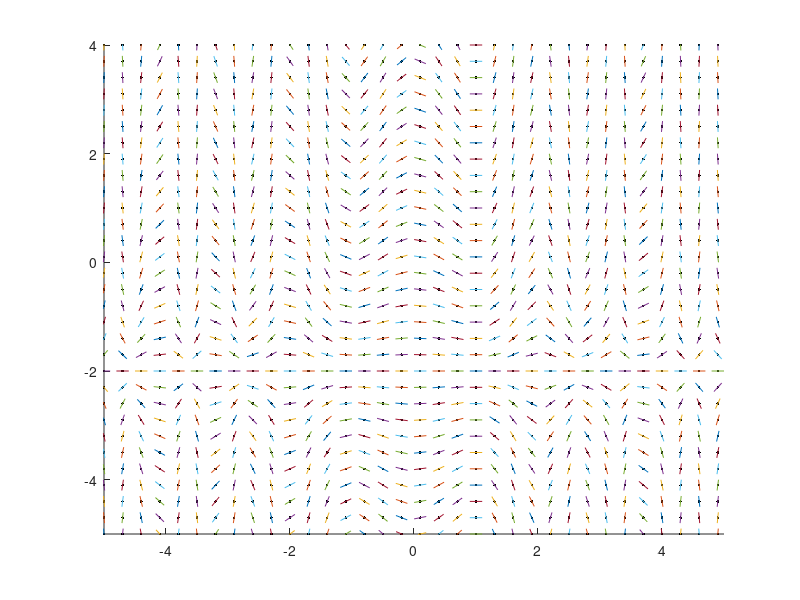

The MATLAB script that drew this image: (Note: this script raises an error after producing the figure.)
function plotSlope24
x=-5:0.3:5;
y=-5:0.3:4;
axis([-5,5,-5,4])
    function z= ff(x, y)
        z=x.*(y+2).*sin(x.*x-1);
    end
hold on 
delta=0.1;
for k = 1:length(x)
    for m = 1:length(y)
        plot(x(k),y(m),'k')
        eps= delta/(sqrt(ff(x(k), y(m)).^2+1));
        plot([x(k)-eps, x(k)+ eps],[y(m)- eps*ff(x(k),y(m)), y(m)+eps*ff(x(k), y(m))])
    end
end
[x0, y0] = ginput(1);
diff_eq = dsolve('Dy=x*(y+2)*sin(x*x-1)','y(x0)=y0','x');
x= -5:0.01:5;
plot(x,eval(diff_eq),'r')
end
